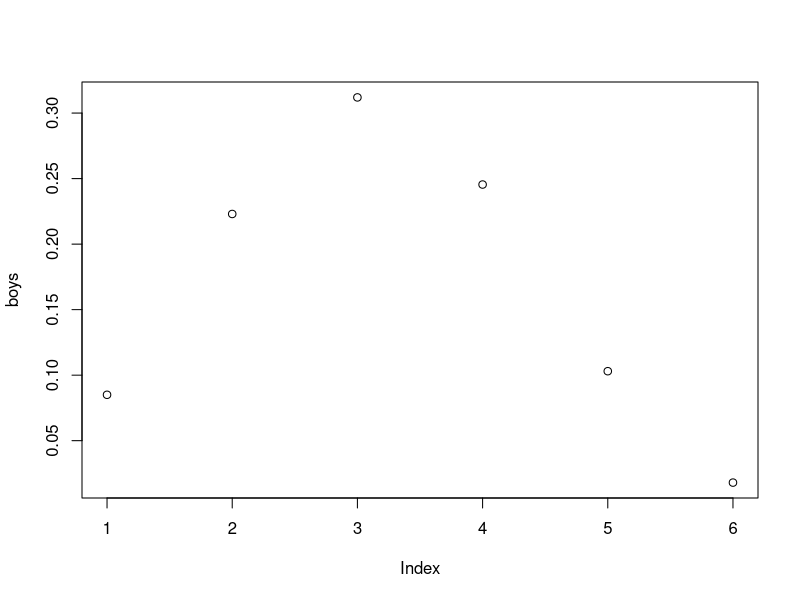
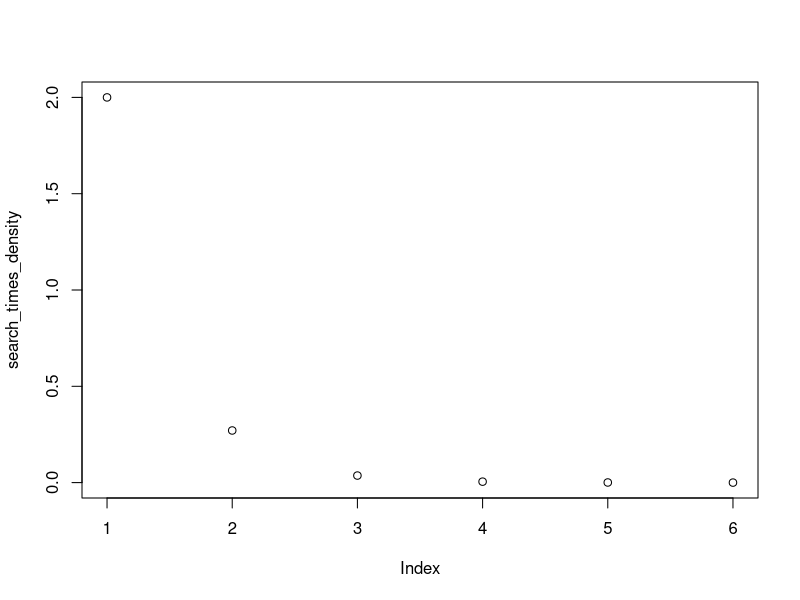
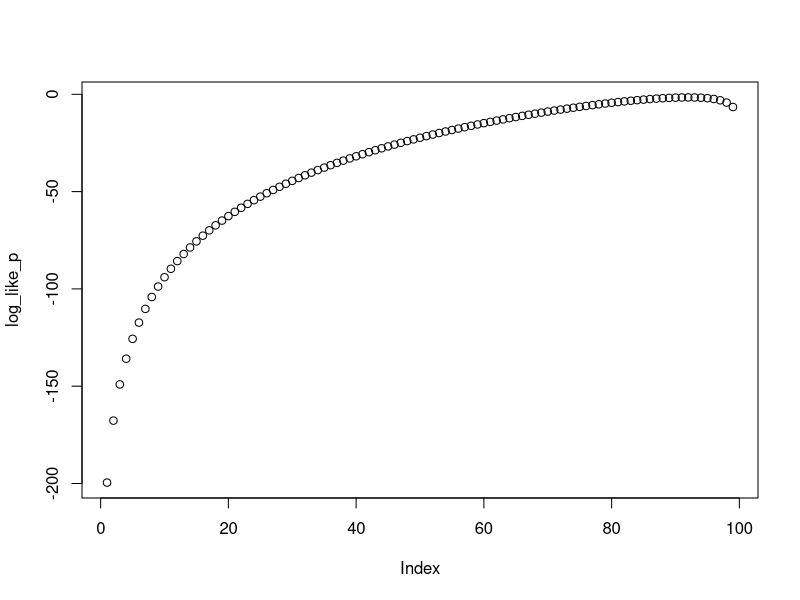
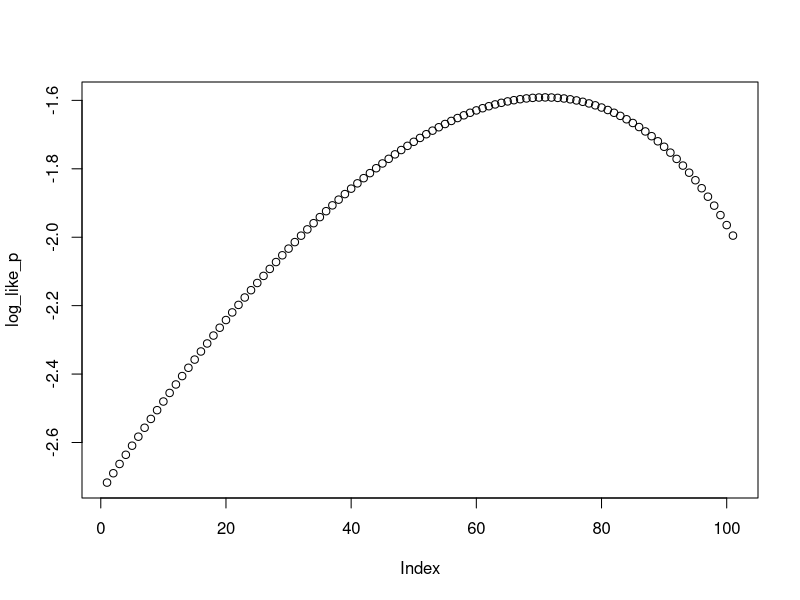

Here is the R script that generated these plots, in order:

# Warmup ------------------------------------------------------------------

# The probability of heads in a coin toss is 0.5. If you flip a coin 10 times, what is the probability of obtaining exactly 5 heads and 5 tails?

dbinom(5, size = 10, prob = 0.5)

# The fraction of human babies born who are boys is about 0.512. 
# If 20 newborn babies are randomly sampled, what is the probability that exactly 10 are boys?
dbinom(10, size = 20, prob = 0.512)


# Plot the entire probability distribution for the number of boys in families having six children. 
# Assume the probability that any one child is a boy is 0.512.

boys <- dbinom(1, size = 6, prob = 0.512)
boys[2] <- dbinom(2, size = 6, prob = 0.512)
boys[3] <- dbinom(3, size = 6, prob = 0.512)
boys[4] <- dbinom(4, size = 6, prob = 0.512)
boys[5] <- dbinom(5, size = 6, prob = 0.512)
boys[6] <- dbinom(6, size = 6, prob = 0.512)

plot(boys)

# If the probability of dying in any given year is 0.1, 
# what fraction of individuals are expected to survive 10 years and then die in their 11th year?

dgeom(10, prob = 0.1)

# If the probability of death in any give year is 0.1, 
# what fraction of individuals die before they reach their 6th birthday

dgeom(0, prob = 0.1) + dgeom(1, prob = 0.1) + dgeom(2, prob = 0.1) + dgeom(3, prob = 0.1) + dgeom(4, prob = 0.1) + dgeom(5, prob = 0.1)


# Imagine an environment in which the mean search time between prey items is 0.5 hours. 
# What is the probability density corresponding to a search time of 2 hours?

search_times <- c(0:5)
search_times_density <- dexp(search_times, rate = 2)
plot(search_times_density)

# Illegal tender ----------------------------------------------------------

# Generate a vector that includes a range of possible values for the population proportion p, 
# from 0.01 to 0.99 in increments of 0.01.
p <- seq(0.01, 0.99, by = 0.01)

# Given the dollar bill data above, calculate the log-likelihood of each value for p.
log_like_p <- dbinom(46, size = 50, prob = p, log = TRUE)

# Create a line plot of the log-likelihood against the range of values for p. 
# What is the resulting curve called? 
# Can you see approximately the value of p corresponding to the highest point of the curve? 
# What is this value called?

plot(log_like_p)

# To get closer to this value, repeat steps (1) to (3) 
# using a narrower range of values for p surrounding the highest point in the curve.
p <- seq(0.85, 0.95, by = 0.001)
log_like_p <- dbinom(46, size = 50, prob = p, log = TRUE)
plot(log_like_p)

# Use your results to determine the maximum likelihood estimate of the proportion 
# of US 1-dollar bills contaminated with cocaine.
p[log_like_p == max(log_like_p)]

max(log_like_p) - (1.92)
log_like_p
